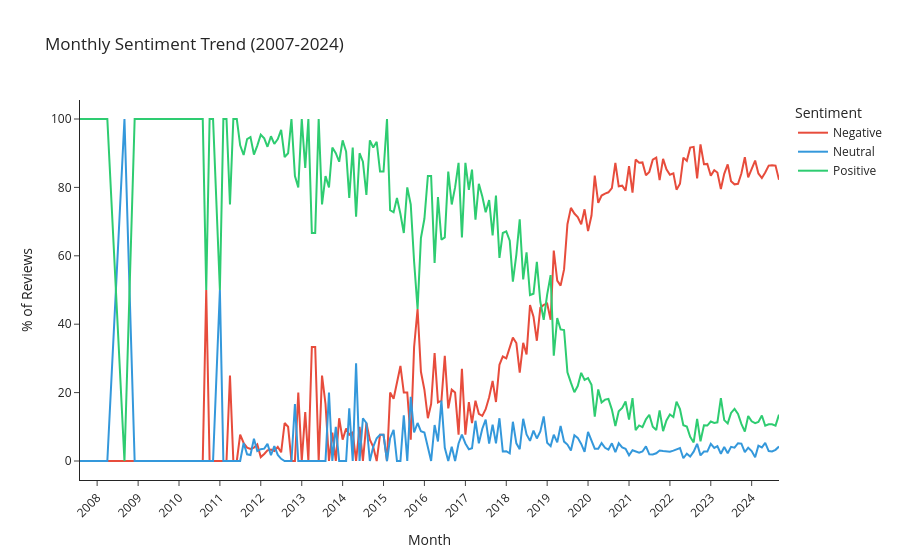

The notebook cell this image was saved under:
### Code cell
# Sentiment trend chart (interactive)
monthly_pct_reset = monthly_pct.reset_index().melt(
    id_vars='year_month', var_name='Sentiment', value_name='Percentage')

fig_trend = px.line(
    monthly_pct_reset,
    x='year_month', y='Percentage', color='Sentiment',
    color_discrete_map=PALETTE,
    title='Monthly Sentiment Trend (2007-2024)',
    labels={'year_month': 'Month', 'Percentage': '% of Reviews'},
    template='simple_white'
)
fig_trend.update_layout(xaxis_tickangle=-45, legend_title='Sentiment',
                        xaxis=dict(nticks=20))
fig_trend.show()

### Figure 1 — Plotly figure (JSON) as saved in the notebook; plotly's stock layout.template omitted (floating-point values rounded to 4 significant figures; data arrays with more than 128 entries replaced by an {"elided": "..."} marker saying what was removed)
{"data": [{"hovertemplate": "Sentiment=Negative<br>Month=%{x}<br>% of Reviews=%{y}<extra></extra>", "legendgroup": "Negative", "line": {"color": "#e74c3c", "dash": "solid"}, "marker": {"symbol": "circle"}, "mode": "lines", "name": "Negative", "orientation": "v", "showlegend": true, "type": "scatter", "x": {"elided": "184 str values"}, "xaxis": "x", "y": {"elided": "184 float values"}, "yaxis": "y"}, {"hovertemplate": "Sentiment=Neutral<br>Month=%{x}<br>% of Reviews=%{y}<extra></extra>", "legendgroup": "Neutral", "line": {"color": "#3498db", "dash": "solid"}, "marker": {"symbol": "circle"}, "mode": "lines", "name": "Neutral", "orientation": "v", "showlegend": true, "type": "scatter", "x": {"elided": "184 str values"}, "xaxis": "x", "y": {"elided": "184 float values"}, "yaxis": "y"}, {"hovertemplate": "Sentiment=Positive<br>Month=%{x}<br>% of Reviews=%{y}<extra></extra>", "legendgroup": "Positive", "line": {"color": "#2ecc71", "dash": "solid"}, "marker": {"symbol": "circle"}, "mode": "lines", "name": "Positive", "orientation": "v", "showlegend": true, "type": "scatter", "x": {"elided": "184 str values"}, "xaxis": "x", "y": {"elided": "184 float values"}, "yaxis": "y"}], "layout": {"legend": {"title": {"text": "Sentiment"}, "tracegroupgap": 0}, "title": {"text": "Monthly Sentiment Trend (2007-2024)"}, "xaxis": {"anchor": "y", "domain": [0, 1], "nticks": 20, "tickangle": -45, "title": {"text": "Month"}}, "yaxis": {"anchor": "x", "domain": [0, 1], "title": {"text": "% of Reviews"}}}}
